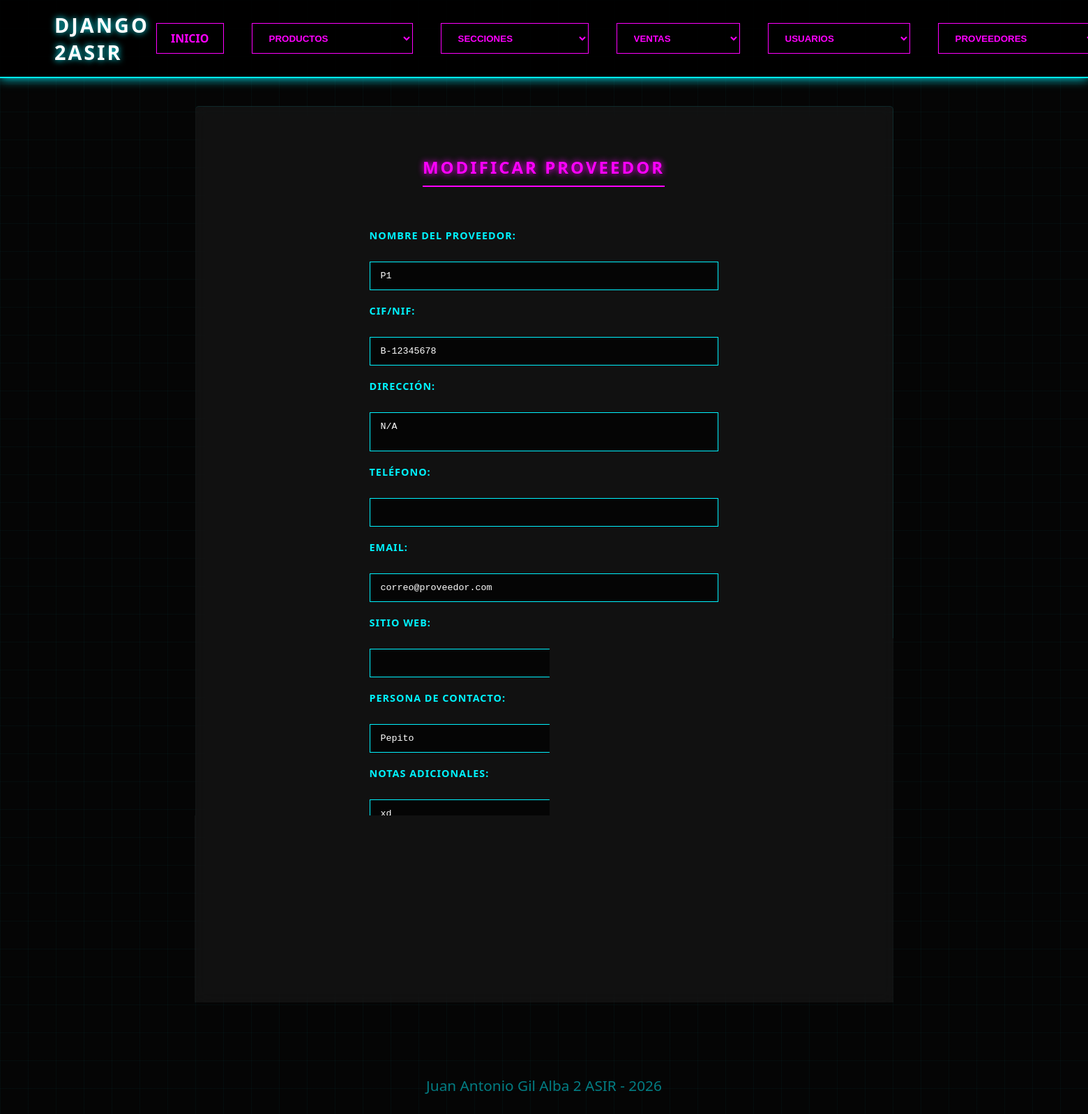
Screenshot of /proveedores/modificar?id=1 with the database file from the repository.
### apps/proveedores/models.py (models this page shows, shortened)
class Proveedor(models.Model):
    nombre = models.CharField(max_length=100, unique=True)
    cif = models.CharField(max_length=20, unique=True, verbose_name="CIF/NIF")
    direccion = models.TextField(blank=True, null=True)
    telefono = models.CharField(max_length=20, blank=True, null=True)
    email = models.EmailField(blank=True, null=True)
    web = models.URLField(blank=True, null=True, verbose_name="Sitio web")
    contacto = models.CharField(max_length=100, blank=True, null=True, verbose_name="Persona de contacto")
    notas = models.TextField(blank=True, null=True)
    fecha_alta = models.DateTimeField(auto_now_add=True)
    activo = models.BooleanField(default=True)
    class Meta:
        verbose_name = "Proveedor"
        verbose_name_plural = "Proveedores"
        ordering = ['nombre']

### apps/proveedores/views.py (the view, shortened to what this page needs)
# urls.py: path('proveedores/modificar', proveedores_modificar_views, name='proveedores_modificar'),
def proveedores_modificar_views(request):
    proveedor_id = request.GET.get('id') or request.POST.get('id')
    if not proveedor_id:
        return redirect('proveedores_url')
    proveedor = get_object_or_404(Proveedor, id=proveedor_id)
    datos = {
        'proveedor': proveedor
    }
    return render(request, 'proveedores/modificar.html', datos)

### proyecto/templates/proveedores/modificar.html (shortened to what this page needs)
{% extends "index.html" %}
{% load static %}
{% block extra_css %}
    <link rel="stylesheet" href="{% static 'css/alta.css' %}">
{% endblock %}
{% block contenido %}
    <h2>Modificar Proveedor</h2>
    <form method="post">
        <label for="nombre">Nombre del proveedor:</label>
        <input type="text" id="nombre" name="nombre" value="{{ proveedor.nombre }}" required>
        <label for="cif">CIF/NIF:</label>
        <input type="text" id="cif" name="cif" value="{{ proveedor.cif }}" required>
        <label for="direccion">Dirección:</label>
        <textarea id="direccion" name="direccion" rows="2">{{ proveedor.direccion|default:'' }}</textarea>
        <label for="telefono">Teléfono:</label>
        <input type="tel" id="telefono" name="telefono" value="{{ proveedor.telefono|default:'' }}">
        <label for="email">Email:</label>
        <input type="email" id="email" name="email" value="{{ proveedor.email|default:'' }}">
        <label for="web">Sitio web:</label>
        <input type="url" id="web" name="web" value="{{ proveedor.web|default:'' }}">
        <label for="contacto">Persona de contacto:</label>
        <input type="text" id="contacto" name="contacto" value="{{ proveedor.contacto|default:'' }}">
        <label for="notas">Notas adicionales:</label>
        <textarea id="notas" name="notas" rows="3">{{ proveedor.notas|default:'' }}</textarea>
        <button type="submit" class="neon-btn">Actualizar Proveedor</button>
        <a href="{% url 'proveedores_url' %}" class="neon-link">Cancelar</a>
    </form>
{% endblock %}

### static/css/style.css (style rules this page uses)
:root { --bg-dark: #050505; --neon-cyan: #00f3ff; --neon-pink: #ff00ff; --text-color: #e0e0e0; --glass: rgba(255, 255, 255, 0.05); }
body { background-color: var(--bg-dark); color: var(--text-color); font-family: 'Segoe UI', Arial, sans-serif; margin: 0; background-image: linear-gradient(rgba(0, 243, 255, 0.03) 1px, transparent 1px), linear-gradient(90deg, rgba(0, 243, 255, 0.03) 1px, transparent 1px); background-size: 40px 40px; }
button, select { background: transparent; border: 1px solid var(--neon-pink); color: var(--neon-pink); padding: 8px 20px; cursor: pointer; text-transform: uppercase; font-weight: bold; transition: 0.3s all ease; }
.neon-link { text-decoration: none; color: var(--neon-pink); border: 1px solid var(--neon-pink); padding: 10px 20px; margin: 0 10px; text-transform: uppercase; font-weight: bold; transition: 0.3s all ease; display: inline-block; }
.neon-btn { background: transparent; border: 1px solid var(--neon-cyan); color: var(--neon-cyan); padding: 10px 20px; cursor: pointer; text-transform: uppercase; font-weight: bold; transition: 0.3s; }

### static/css/alta.css (style rules this page uses)
h2 { color: var(--neon-pink); text-transform: uppercase; letter-spacing: 3px; border-bottom: 2px solid var(--neon-pink); display: inline-block; padding-bottom: 10px; margin-bottom: 40px; text-shadow: 0 0 10px var(--neon-pink); }
form { display: grid; grid-template-columns: 1fr; gap: 20px; width: 100%; max-width: 500px; margin: 0 auto; text-align: left; animation: fadeIn 0.8s ease-out; }
label { display: block; color: var(--neon-cyan); font-weight: bold; text-transform: uppercase; font-size: 0.9rem; margin-bottom: 8px; letter-spacing: 1px; }
form input, form input[type="number"], form textarea, form select { width: 100%; padding: 12px 15px; background: rgba(0, 0, 0, 0.7); border: 1px solid var(--neon-cyan); color: #fff; font-family: 'Courier New', Courier, monospace; border-radius: 0; transition: 0.3s all ease; box-sizing: border-box; }
form textarea { resize: none; }
form .neon-btn { margin-top: 25px; padding: 18px; font-size: 1.2rem; width: 100%; letter-spacing: 2px; cursor: pointer; }

### rows the page displays
Proveedor: nombre "P1", cif "B-12345678", direccion "N/A", email "correo@proveedor.com", contacto "Pepito", notas "xd"
